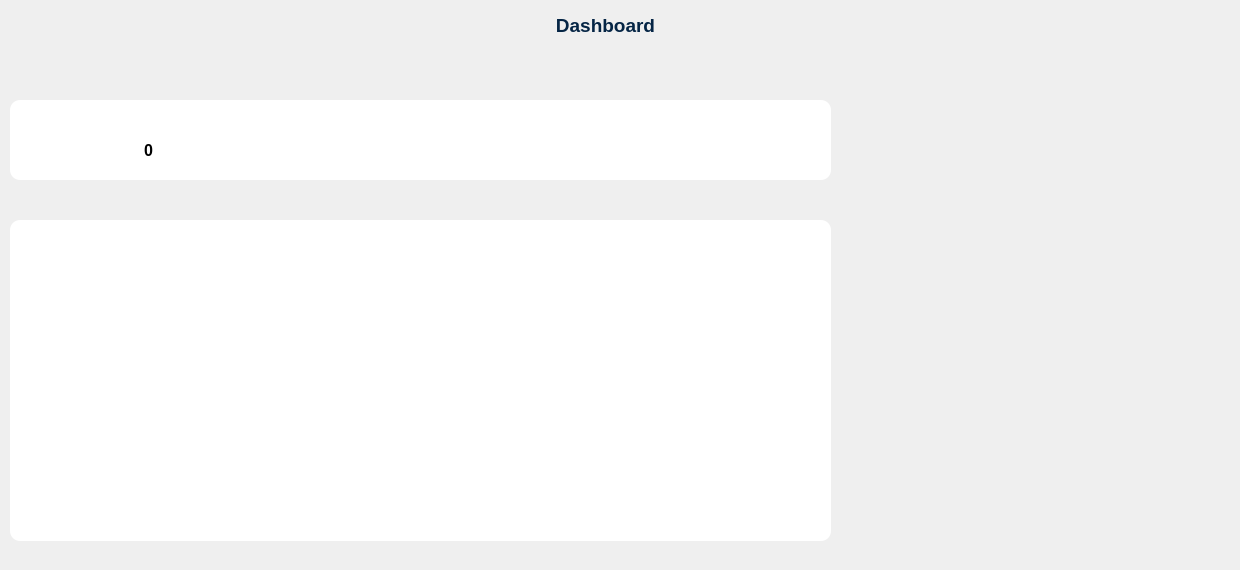
      <widget class="QWidget" name="PageHome">
       <widget class="QLabel" name="label_4">
        <property name="geometry">
         <rect>
          <x>-10</x>
          <y>10</y>
          <width>1231</width>
          <height>31</height>
         </rect>
        </property>
        <property name="text">
         <string>&lt;html&gt;&lt;head/&gt;&lt;body&gt;&lt;p align=&quot;center&quot;&gt;&lt;span style=&quot; font-size:14pt; font-weight:600; color:#052545;&quot;&gt;Dashboard&lt;/span&gt;&lt;/p&gt;&lt;/body&gt;&lt;/html&gt;</string>
        </property>
       </widget>
       <widget class="QFrame" name="frame_13">
        <property name="geometry">
         <rect>
          <x>10</x>
          <y>220</y>
          <width>821</width>
          <height>321</height>
         </rect>
        </property>
        <property name="styleSheet">
         <string notr="true">background-color: rgb(255, 255, 255);
border-radius: 10px;</string>
        </property>
        <property name="frameShape">
         <enum>QFrame::StyledPanel</enum>
        </property>
        <property name="frameShadow">
         <enum>QFrame::Raised</enum>
        </property>
        <widget class="QLabel" name="label_27">
         <property name="geometry">
          <rect>
           <x>70</x>
           <y>10</y>
           <width>651</width>
           <height>281</height>
          </rect>
         </property>
         <property name="styleSheet">
          <string notr="true">image: url(:/icones/Empresas.jpg);</string>
         </property>
         <property name="text">
          <string/>
         </property>
        </widget>
       </widget>
       <widget class="QLabel" name="label_3">
        <property name="geometry">
         <rect>
          <x>920</x>
          <y>70</y>
          <width>271</width>
          <height>491</height>
         </rect>
        </property>
        <property name="styleSheet">
         <string notr="true">image: url(:/icones/Proximos_quetionarios.jpg);</string>
        </property>
        <property name="text">
         <string/>
        </property>
       </widget>
       <widget class="QFrame" name="frame_14">
        <property name="geometry">
         <rect>
          <x>10</x>
          <y>100</y>
          <width>821</width>
          <height>80</height>
         </rect>
        </property>
        <property name="styleSheet">
         <string notr="true">background-color: rgb(255, 255, 255);
border-radius: 10px;</string>
        </property>
        <property name="frameShape">
         <enum>QFrame::StyledPanel</enum>
        </property>
        <property name="frameShadow">
         <enum>QFrame::Raised</enum>
        </property>
        <widget class="QLabel" name="label_28">
         <property name="geometry">
          <rect>
           <x>60</x>
           <y>-27</y>
           <width>701</width>
           <height>131</height>
          </rect>
         </property>
         <property name="styleSheet">
          <string notr="true">image: url(:/icones/Status.jpg);</string>
         </property>
         <property name="text">
          <string/>
         </property>
        </widget>
        <widget class="QLabel" name="numEmpresas">
         <property name="geometry">
          <rect>
           <x>134</x>
           <y>40</y>
           <width>61</width>
           <height>21</height>
          </rect>
         </property>
         <property name="styleSheet">
          <string notr="true">QLabel{
	color: rgb(34, 90, 229);
	font-weight: bold;
	font-size: 16px;
}</string>
         </property>
         <property name="text">
          <string>&lt;html&gt;&lt;head/&gt;&lt;body&gt;&lt;p&gt;&lt;span style=&quot; color:#000000;&quot;&gt;0&lt;/span&gt;&lt;/p&gt;&lt;/body&gt;&lt;/html&gt;</string>
         </property>
        </widget>
       </widget>
      </widget>
